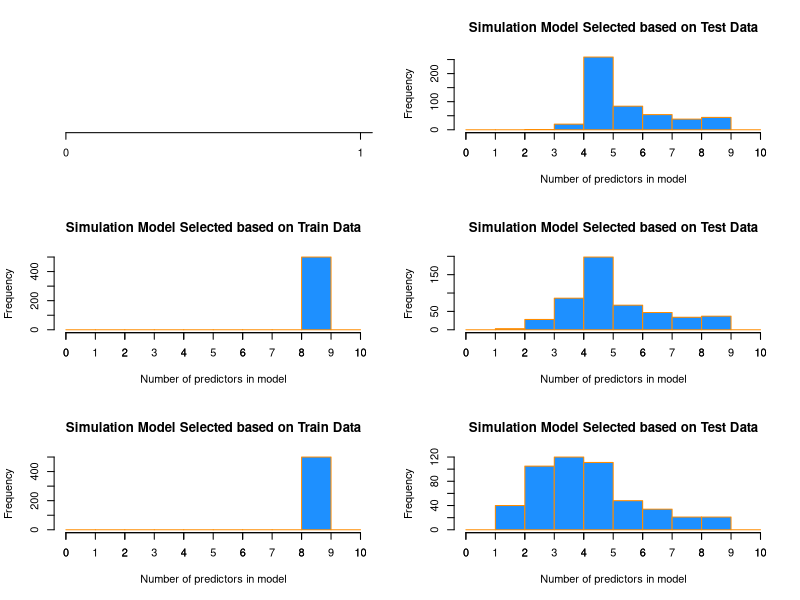
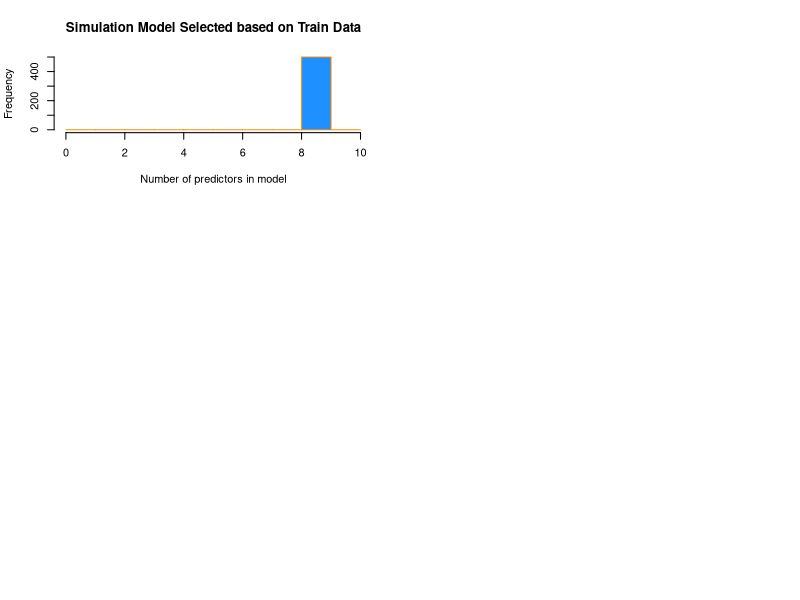
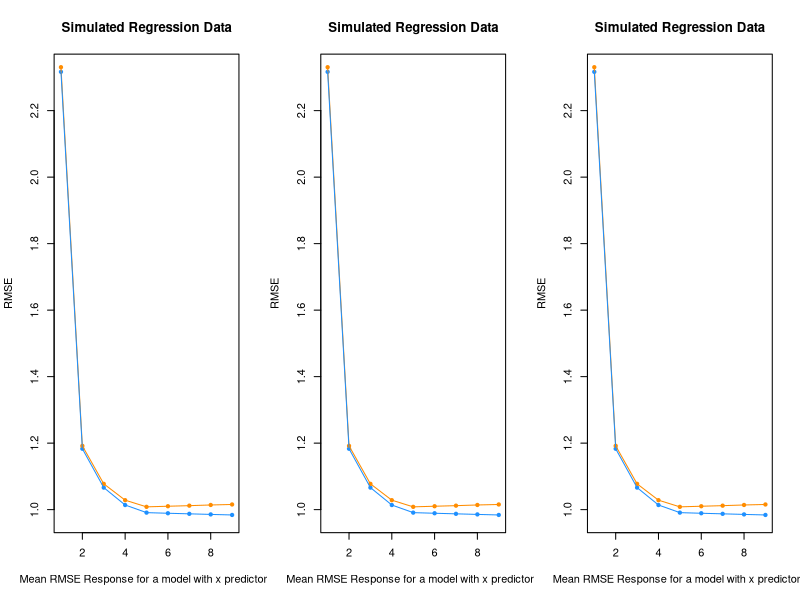

Generate these figures, in order, with R: (Note: a time limit stopped this script after it produced the figures.)
## ---- chunk 1
#set seed
birthday = 19810803
set.seed(birthday)

#set known model parameters
beta_0 = 0
beta_1 = 6
beta_2 = -3.5
beta_3 = 1.7
beta_4 = -1.1
beta_5 = 0.7
#set values of sigma for each simulation
sigma_1 = 1
sigma_2 = 2
sigma_3 = 4

num_sims = 500
sample_size_split = 300
sample_size_total = 600

library(readr)
study_2 = read_csv("study_2.csv")


x0 = rep(1, sample_size_total)
x1 = study_2$x1
x2 = study_2$x2
x3 = study_2$x3
x4 = study_2$x4
x5 = study_2$x5
x6 = study_2$x6
x7 = study_2$x7
x8 = study_2$x8
x9 = study_2$x9
y = rep(0, sample_size_total)


sim_data = data.frame(x1, x2, x3, x4, x5,x6, x7, x8, x9,  y)

get_predict = function(model, test_data){
  test_data$y - predict(model, newdata = test_data)
}

get_RMSE= function(data) {
  RMSE   = sqrt( mean(data ^ 2  ))
}

simulate2 = function(num_sims, sigma){
  RMSE_train   = matrix(0, nrow = num_sims, ncol = 9)
  RMSE_test    =  matrix(0, nrow = num_sims, ncol = 9)
  winner_test  = rep(0, num_sims)
  winner_train = rep(0, num_sims)
  
  for(i in 1:num_sims) {
      
    eps = rnorm(sample_size_total, mean = 0 , sd = sigma)
    
    sim_data$y = beta_0 * x0 + beta_1 * x1 + beta_2 * x2 + beta_3 * x3 + beta_4 * x4 + beta_5 * x5 +   eps
    
    train_index = sample(1:nrow(sim_data), sample_size_split)
    train = sim_data[train_index ,]
    test  = sim_data[-train_index ,]
    
    model_1 = lm( y ~ x1, data = train)
    model_2 = lm( y ~ x1 + x2, data = train)
    model_3 = lm( y ~ x1 + x2 + x3, data = train)
    model_4 = lm( y ~ x1 + x2 + x3 + x4, data = train)
    model_5 = lm( y ~ x1 + x2 + x3 + x4 + x5, data = train)
    model_6 = lm( y ~ x1 + x2 + x3 + x4 + x5 + x6, data = train)
    model_7 = lm( y ~ x1 + x2 + x3 + x4 + x5 + x6 + x7, data = train)
    model_8 = lm( y ~ x1 + x2 + x3 + x4 + x5 + x6 + x7 + x8, data = train)
    model_9 = lm( y ~ x1 + x2 + x3 + x4 + x5 + x6 + x7 + x8 + x9, data = train)
    
    RMSE_train[i ,] = c(get_RMSE(resid(model_1)), get_RMSE(resid(model_2)), get_RMSE(resid(model_3)), get_RMSE(resid(model_4)),
                      get_RMSE(resid(model_5)), get_RMSE(resid(model_6)), get_RMSE(resid(model_7)), get_RMSE(resid(model_8)),
                      get_RMSE(resid(model_9))
                      )

    RMSE_test[i, ] = c(get_RMSE(get_predict(model_1, test)), get_RMSE(get_predict(model_2, test)), 
                       get_RMSE(get_predict(model_3, test)), get_RMSE(get_predict(model_4, test)), 
                       get_RMSE(get_predict(model_5, test)), get_RMSE(get_predict(model_6, test)), 
                       get_RMSE(get_predict(model_7, test)), get_RMSE(get_predict(model_8, test)), 
                       get_RMSE(get_predict(model_9, test))
                       )
    winner_test[i] = which.min(RMSE_test[i, ])
    winner_train[i] = which.min(RMSE_train[i, ])
    
  }
  result = data.frame(RMSE_train, RMSE_test, winner_test, winner_train) 
  colnames(result) <- c( "TrainRMSE_M1", "TrainRMSE_M2", "TrainRMSE_M3", "TrainRMSE_M4", "TrainRMSE_M5", "TrainRMSE_M6", 
                         "TrainRMSE_M7", "TrainRMSE_M8", "TrainRMSE_M9", 
                        "TestRMSE_M1", "TestRMSE_M2", "TestRMSE_M3", "TestRMSE_M4", "TestRMSE_M5", "TestRMSE_M6", "TestRMSE_M7", 
                        "TestRMSE_M8", "TestRMSE_M9", "TestWinner", "TrainWinner")
  result
}

#run simulations 500 times for values of sigma: 1, 2, 4
sim1_sigma1 = simulate2(500, 1)
sim2_sigma2 = simulate2(500, 2)
sim3_sigma3 = simulate2(500, 4)


get_means = function(data){
  end = ncol(data) -2
  model_means = rep(0, end)
  for(i in 1:end) {
    model_means[i] = mean(sim1_sigma1[, i])
  }
  model_means
}

sim1_means = get_means(sim1_sigma1)
sim2_means = get_means(sim2_sigma2)
sim3_means = get_means(sim3_sigma3)



## ---- chunk 2
#setting to a 3x1
par(mfrow = c(3,2))

plot.new()

hist(sim1_sigma1$TestWinner, 
     main   = "Simulation Model Selected based on Test Data",
     xlab   = "Number of predictors in model",
     col    = "dodgerblue",
     border = "darkorange", axis(side=1, at=seq(0,10, 1)))

hist(sim1_sigma1$TrainWinner,
     main   = "Simulation Model Selected based on Train Data",
     xlab   = "Number of predictors in model",
     col    = "dodgerblue",
     border = "darkorange", axis(side=1, at=seq(0,10, 1)))

hist(sim2_sigma2$TestWinner, 
     main   = "Simulation Model Selected based on Test Data",
     xlab   = "Number of predictors in model",
     col    = "dodgerblue",
     border = "darkorange", axis(side=1, at=seq(0,10, 1)))

hist(sim2_sigma2$TrainWinner,
     main   = "Simulation Model Selected based on Train Data",
     xlab   = "Number of predictors in model",
     col    = "dodgerblue",
     border = "darkorange", axis(side=1, at=seq(0,10, 1)))

hist(sim3_sigma3$TestWinner, 
     main   = "Simulation Model Selected based on Test Data",
     xlab   = "Number of predictors in model",
     col    = "dodgerblue",
     border = "darkorange", axis(side=1, at=seq(0,10, 1)))

hist(sim3_sigma3$TrainWinner,
     main   = "Simulation Model Selected based on Train Data",
     xlab   = "Number of predictors in model",
     col    = "dodgerblue",
     border = "darkorange", axis(side=1, at=seq(0,10, 1)))
dev.off()
## ---- chunk 3
par(mfrow = c(1,3))
#plot for sigma = 1 RMSE Mean 
plot(sim1_means[1:9], pch = 20, col = "dodgerblue", cex = 1,
     xlab = "Mean RMSE Response for a model with x predictors",
     ylab = "RMSE",
     main = "Simulated Regression Data")
points(sim1_means[10:18], pch = 20, col = "darkorange", cex = 1)
lines(sim1_means[10:18], col = "darkorange")
lines(sim1_means[1:9], col = "dodgerblue")

#plot for sigma = 2 RMSE Mean 
plot(sim2_means[1:9], pch = 20, col = "dodgerblue", cex = 1,
     xlab = "Mean RMSE Response for a model with x predictors",
     ylab = "RMSE",
     main = "Simulated Regression Data")
points(sim2_means[10:18], pch = 20, col = "darkorange", cex = 1)
lines(sim2_means[10:18], col = "darkorange")
lines(sim2_means[1:9], col = "dodgerblue")


#plot for sigma = 4 RMSE Mean 
plot(sim3_means[1:9], pch = 20, col = "dodgerblue", cex = 1,
     xlab = "Mean RMSE Response for a model with x predictors",
     ylab = "RMSE",
     main = "Simulated Regression Data")
points(sim3_means[10:18], pch = 20, col = "darkorange", cex = 1)
lines(sim3_means[10:18], col = "darkorange")
lines(sim3_means[1:9], col = "dodgerblue")

dev.off()
## ---- chunk 4
birthday = 19810803
set.seed(birthday)

num_sims = 1000 # number of simulations
x_values = seq(0, 5, length = 25)
n        = length(x_values)   # sample size
alpha    = c(0.01,0.05,0.10)
beta_1   = seq(0, 3, .1)
p_value  = rep(0, length(beta_1))


simulate3 = function(num_sim, sigma){
  p_values = matrix(0, num_sim,  length(beta_1))  
  for(sim in 1: num_sim){
    for(i in 1:length(beta_1)) {
      signal   = x_values * beta_1[i]
      eps      = rnorm(25, mean= 0, sd = sigma)
      y        = signal + eps
      fit      = lm(y ~ x_values)
      p_value[i] = summary(fit)$coefficients[2,4]
    }
    p_values[sim, ]  = p_value
  }
  as.data.frame(p_values)
}

get_power = function(data, alpha){
  pwr = matrix(0, nrow = length(alpha), ncol = ncol(data))
  for (j in 1: length(alpha)){
    rejectHo = rep(0, ncol(data))
    for (i in 1: ncol(data)){
      #we should reject Ho when beta > 0
      rejectHo[i] = sum(data[ , i] < alpha[j])
    }
    pwr[ j ,  ] = rejectHo/nrow(data)  
  }
  pwr = as.data.frame(pwr)
  colnames(pwr) = beta_1
  pwr
}

#simulate for sigma = 1
data_sigma1  = simulate3(1000, 1)
#get power power = #tests rejected/#simulations for a given beta_1 value
power_sigma1 = get_power(data_sigma1, alpha)

#simulate for sigma = 2
data_sigma2  = simulate3(1000, 2)
#get power power = #tests rejected/#simulations for a given beta_1 value
power_sigma2 = get_power(data_sigma2, alpha)

#simulate for sigma = 4
data_sigma3  = simulate3(1000, 4)
#get power power = #tests rejected/#simulations for a given beta_1 value
power_sigma3 = get_power(data_sigma3, alpha)
## ---- chunk 5
#setting to a 3x1
par(mfrow = c(3,1))

#Sigma = 1
par(mar = c(5, 5, 2, 2)) # adjusted plot margins, otherwise the "hat" does not display

plot(beta_1, power_sigma1[1, ], pch = 20, col = "dodgerblue", cex = 1,
     xlab = expression(hat(beta)[1] ~ "values"),
     ylab = expression(hat(Power)),
     main = expression(hat(Power) ~ "for " ~ sigma ~ " = 1"))

points(beta_1, power_sigma1[2, ], pch = 20, col = "darkorange", cex = 1)

points(beta_1, power_sigma1[3, ], pch = 20, col = "red", cex = 1)

lines(beta_1, power_sigma1[1, ], col = "dodgerblue")

lines(beta_1, power_sigma1[2, ], col = "darkorange")

lines(beta_1, power_sigma1[3, ], col = "red")

legend("bottomright", c(expression(alpha ~ " = 0.01" ), expression(alpha ~ "= 0.05"), expression(alpha ~ "= 0.10")), lty = 1, lwd = 2,
       col = c("dodgerblue", "darkorange", "red"), adj = c(0.2, 0.6))

#Sigma = 2

par(mar = c(5, 5, 2, 2)) # adjusted plot margins, otherwise the "hat" does not display

plot(beta_1, power_sigma2[1, ], pch = 20, col = "dodgerblue", cex = 1,
     xlab = expression(hat(beta)[1] ~ "values"),
     ylab = expression(hat(Power)),
     main = expression(hat(Power) ~ "for " ~ sigma ~ " = 2"))

points(beta_1, power_sigma2[2, ], pch = 20, col = "darkorange", cex = 1)

points(beta_1, power_sigma2[3, ], pch = 20, col = "red", cex = 1)

lines(beta_1, power_sigma2[1, ], col = "dodgerblue")

lines(beta_1, power_sigma2[2, ], col = "darkorange")

lines(beta_1, power_sigma2[3, ], col = "red")

legend("bottomright", c(expression(alpha ~ " = 0.01" ), expression(alpha ~ "= 0.05"), expression(alpha ~ "= 0.10")), lty = 1, lwd = 2,
       col = c("dodgerblue", "darkorange", "red"), adj = c(0.2, 0.6))


#Sigma = 3

par(mar = c(5, 5, 2, 2)) # adjusted plot margins, otherwise the "hat" does not display

plot(beta_1, power_sigma3[1, ], pch = 20, col = "dodgerblue", cex = 1,
     xlab = expression(hat(beta)[1] ~ "values"),
     ylab = expression(hat(Power)),
     main = expression(hat(Power) ~ "for " ~ sigma ~ " = 4"))

points(beta_1, power_sigma3[2, ], pch = 20, col = "darkorange", cex = 1)

points(beta_1, power_sigma3[3, ], pch = 20, col = "red", cex = 1)

lines(beta_1, power_sigma3[1, ], col = "dodgerblue")

lines(beta_1, power_sigma3[2, ], col = "darkorange")

lines(beta_1, power_sigma3[3, ], col = "red")

legend("bottomright", c(expression(alpha ~ " = 0.01" ), expression(alpha ~ "= 0.05"), expression(alpha ~ "= 0.10")), lty = 1, lwd = 2,
       col = c("dodgerblue", "darkorange", "red"), adj = c(0.2, 0.6))
